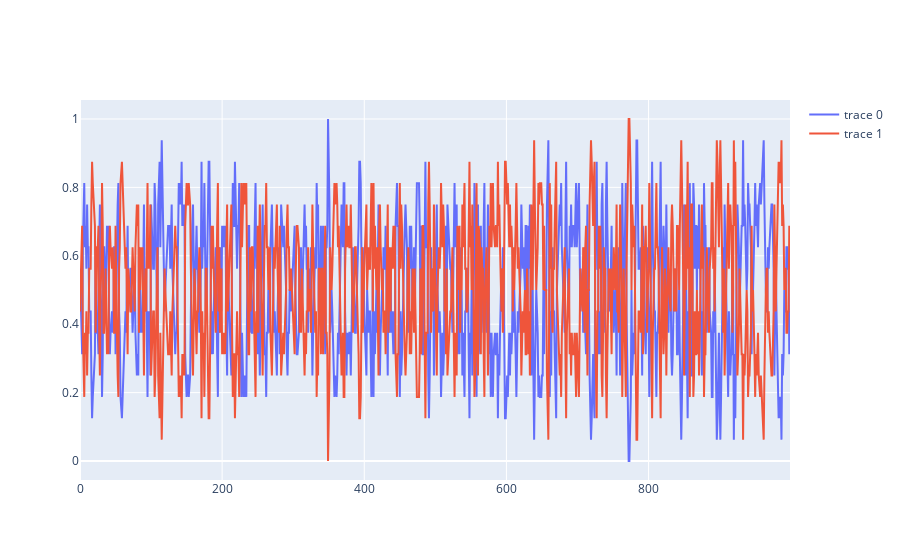

Notebook source saved alongside this figure:
### Code cell
def create_lines(data):
    lines = []
    for idx, i in enumerate(data):
        line = go.Scatter( y = i)
        lines.append(line)
    return lines

T    = 1000
m.reset()
tmp  = m.simulate(T)
data = np.zeros((m.nStates, T))
for state in range(m.nStates):
    data[state] = (tmp == state).mean(1)
    
lines = create_lines(data)
fig = go.Figure(data = lines)
fig.show()

### Figure 1 — Plotly figure (JSON) as saved in the notebook; plotly's stock layout.template omitted (floating-point values rounded to 4 significant figures; data arrays with more than 128 entries replaced by an {"elided": "..."} marker saying what was removed)
{"data": [{"type": "scatter", "y": {"elided": "1000 float values"}}, {"type": "scatter", "y": {"elided": "1000 float values"}}], "layout": {"autosize": true, "xaxis": {"autorange": true, "range": [0, 999]}, "yaxis": {"autorange": true, "range": [-0.05556, 1.056], "type": "linear"}}}
